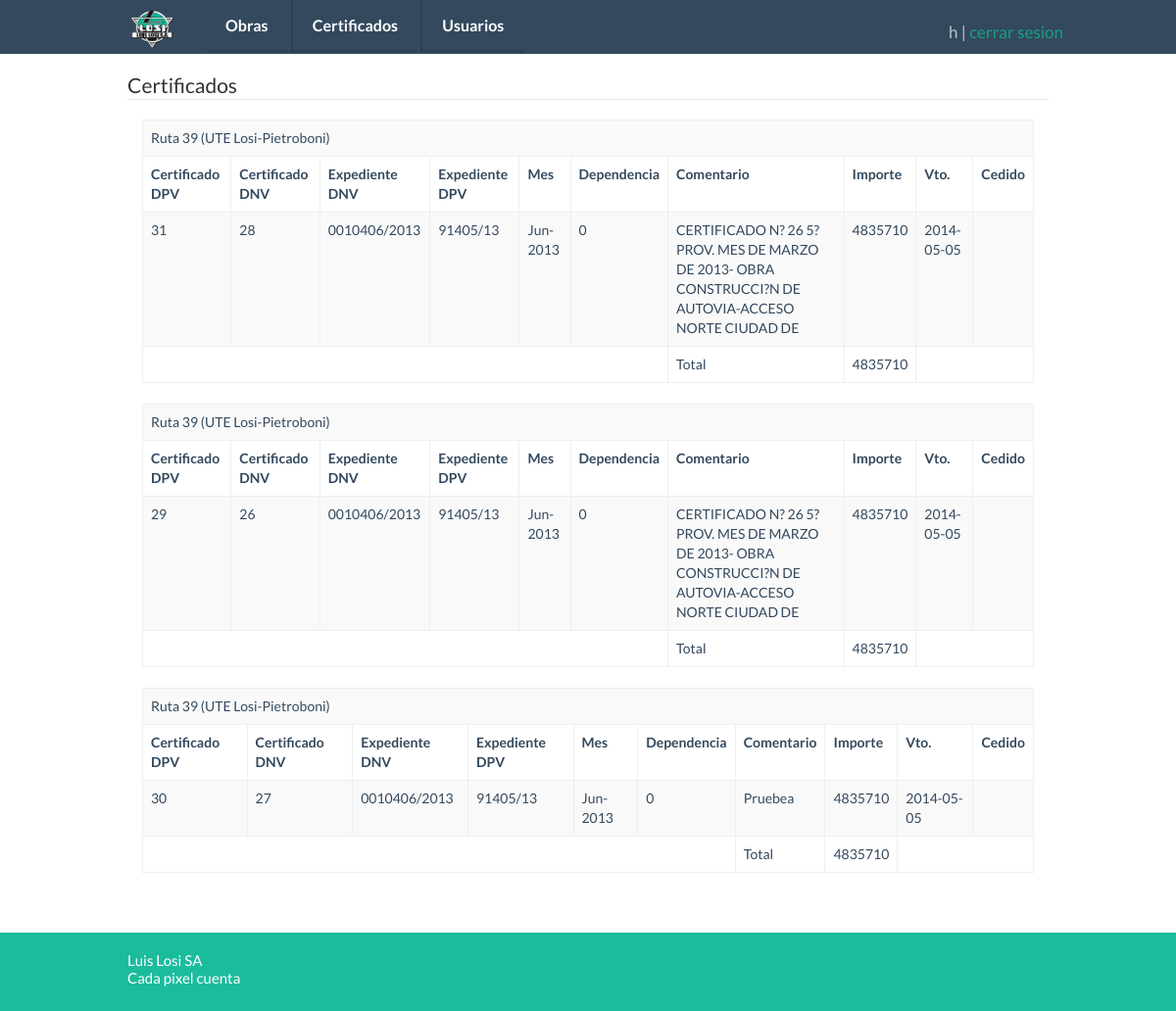
Screenshot of /listaCertificado/index.php (signed in) with the database file from the repository.
### tables this page shows
CREATE TABLE `expediente` (
  `idexpediente` int(10) unsigned NOT NULL AUTO_INCREMENT,
  `idCertificacion` int(10) unsigned NOT NULL,
  `certDpv` varchar(25) DEFAULT NULL,
  `certDnv` varchar(25) DEFAULT NULL,
  `expDpv` varchar(15) DEFAULT NULL,
  `expDnv` varchar(15) DEFAULT NULL,
  `mes` varchar(30) DEFAULT NULL,
  `dependencia` smallint(5) DEFAULT NULL,
  `comentario` varchar(100) DEFAULT NULL,
  `importe` float DEFAULT NULL,
  `vencimiento` date DEFAULT NULL,
  `cedido` varchar(100) DEFAULT NULL,
  `finalizado` char(1) DEFAULT 'N',
  PRIMARY KEY (`idexpediente`),
  KEY `FK_expediente_1` (`idCertificacion`),
  CONSTRAINT `FK_expediente_1` FOREIGN KEY (`idCertificacion`) REFERENCES `certificacion` (`id`) ON DELETE CASCADE ON UPDATE CASCADE
);

### clases/ActiveRecord/ActiveRecordAbstractFactory.php (called while the page is built, shortened)
<?php
require_once "MysqlActiveRecordAbstractFactory.php";
abstract class ActiveRecordAbstractFactory {
    public static function getActiveRecordFactory($motor = self::MYSQL) {
        switch ($motor) {
        case self::MYSQL:
            return new MysqlActiveRecordAbstractFactory();
        }
    }
}
?>

### clases/ActiveRecord/MysqlActiveRecordAbstractFactory.php (called while the page is built, shortened)
<?php
require_once '../clases/ActiveRecord/ActiveRecordAbstractFactory.php';
require_once '../clases/ActiveRecord/MysqlObrasEjecutadasActiveRecord.php';
require_once '../clases/ActiveRecord/MysqlExpedienteActiveRecord.php';
class MysqlActiveRecordAbstractFactory extends ActiveRecordAbstractFactory
{
   public function getExpedienteActiveRecord() {
      return new MysqlExpedienteActiveRecord();
   }
}

### clases/ActiveRecord/MysqlExpedienteActiveRecord.php (called while the page is built, shortened)
<?php
include_once '../clases/ValueObject/ExpedienteValueObject.php';
class MysqlExpedienteActiveRecord implements ActiveRecord {
    public function buscarPorExpediente($oValueObject) {
        $sql = "SELECT * FROM expediente WHERE idexpediente = "
                . $oValueObject->getIdexpediente();
        $resultado = mysql_query($sql);
        if($resultado){
            $aExpediente = array();
            while ($fila = mysql_fetch_object($resultado)){
                $oExpediente = new ExpedienteValueObject();
                $oExpediente->setIdexpediente($fila->idexpediente);
                $oExpediente->setIdCertificacion($fila->idCertificacion);
                $oExpediente->setCertDpv($fila->certDpv);
                $oExpediente->setCertDnv($fila->certDnv);
                $oExpediente->setExpDpv($fila->expDpv);
                $oExpediente->setExpDnv($fila->expDnv);
                $oExpediente->setMes($fila->mes);
                $oExpediente->setDependencia($fila->dependencia);
                $oExpediente->setComentario($fila->comentario);
                $oExpediente->setImporte($fila->importe);
                $oExpediente->setVencimiento($fila->vencimiento);
                $oExpediente->setCedido($fila->cedido);
                $aExpediente[] = $oExpediente;
            }
            return $aExpediente;
        } else {
            return false;
        }
    }
    public function buscarIdExpedientes() {
        $sql = "SELECT DISTINCT(idexpediente) "
                . "FROM expediente "
                . "WHERE EXISTS ("
                . "SELECT DISTINCT(idCertificacion) "
                . "FROM expediente WHERE finalizado = 'N');";
        $resultado = mysql_query($sql);
        if($resultado){
            $aExpediente = array();
            while ($fila = mysql_fetch_object($resultado)){
                $oExpediente = new ExpedienteValueObject();
                $oExpediente->setIdexpediente($fila->idexpediente);
                $aExpediente[] = $oExpediente;
            }
            return $aExpediente;
        } else {
            return false;
        }
    }
}

### clases/ValueObject/ExpedienteValueObject.php (called while the page is built, shortened)
<?php
class ExpedienteValueObject {
    private $idexpediente, $idCertificacion, $certDpv, $certDnv, $expDpv, $expDnv;
    private $mes, $dependencia, $comentario, $importe, $vencimiento, $cedido, $finalizado;
    public function getIdexpediente() {
        return $this->idexpediente;
    }
    public function getCertDpv() {
        return $this->certDpv;
    }
    public function getCertDnv() {
        return $this->certDnv;
    }
    public function getExpDpv() {
        return $this->expDpv;
    }
    public function getExpDnv() {
        return $this->expDnv;
    }
    public function getMes() {
        return $this->mes;
    }
    public function getDependencia() {
        return $this->dependencia;
    }
    public function getComentario() {
        return $this->comentario;
    }
    public function getImporte() {
        return $this->importe;
    }
    public function getVencimiento() {
        return $this->vencimiento;
    }
    public function setIdexpediente($idexpediente) {
        $this->idexpediente = $idexpediente;
    }
    public function setCertDpv($certDpv) {
        $this->certDpv = $certDpv;
    }
    public function setCertDnv($certDnv) {
        $this->certDnv = $certDnv;
    }
    public function setExpDpv($expDpv) {
        $this->expDpv = $expDpv;
    }
    public function setExpDnv($expDnv) {
        $this->expDnv = $expDnv;
    }
    public function setMes($mes) {
        $this->mes = $mes;
    }
    public function setDependencia($dependencia) {
        $this->dependencia = $dependencia;
    }
    public function setComentario($comentario) {
        $this->comentario = $comentario;
    }
    public function setImporte($importe) {
        $this->importe = $importe;
    }
    public function setVencimiento($vencimiento) {
        $this->vencimiento = $vencimiento;
    }
}

### listaCertificado/index.php (the view, shortened to what this page needs)
<?php
require_once '../clases/ActiveRecord/ActiveRecordAbstractFactory.php';
$oMysql = ActiveRecordAbstractFactory::getActiveRecordFactory(ActiveRecordAbstractFactory::MYSQL);
$oMysql->conectar();
?>
<!DOCTYPE html>
<html>
    <head>
        <?php include_once "../includes/php/estilos.php"; ?>
    </head>
    <body>
        <?php
        include_once "../includes/php/header.php";
        $oMysqlExpediente = $oMysql->getExpedienteActiveRecord();
        $oExpediente = $oMysqlExpediente->buscarIdExpedientes();
        ?>
        <div class="container">
            <legend>Certificados</legend>
            <div class="form-group col-lg-12">
                <?php
                foreach ($oExpediente as $expe) {
                ?>
                <table class="table table-striped table-bordered table-hover">
                    <tr>
                        <td colspan="10">Ruta 39 (UTE Losi-Pietroboni)</td>
                    </tr>
                    <tr>
                        <th>Certificado DPV</th>
                        <th>Certificado DNV</th>
                        <th>Expediente DNV</th>
                        <th>Expediente DPV</th>
                        <th>Mes</th>
                        <th>Dependencia</th>
                        <th>Comentario</th>
                        <th>Importe</th>
                        <th>Vto.</th>
                        <th>Cedido</th>
                    </tr>
                    <?php
                    $total = 0;
                    $oExpediente1 = new ExpedienteValueObject();
                    $oExpediente1->setIdexpediente($expe->getIdexpediente());
                    $oExpediente1 = $oMysqlExpediente->buscarPorExpediente($oExpediente1);
                    foreach ($oExpediente1 as $expediente) {
                    ?>
                    <tr>
                        <td><?php echo $expediente->getCertDpv(); ?></td>
                        <td><?php echo $expediente->getCertDnv(); ?></td>
                        <td><?php echo $expediente->getExpDnv(); ?></td>
                        <td><?php echo $expediente->getExpDpv(); ?></td>
                        <td><?php echo $expediente->getMes(); ?></td>
                        <td><?php echo $expediente->getDependencia(); ?></td>
                        <td><?php echo $expediente->getComentario(); ?></td>
                        <td><?php echo $expediente->getImporte(); $total += $expediente->getImporte(); ?></td>
                        <td><?php echo $expediente->getVencimiento(); ?></td>
                        <td><?php echo $expediente->getCedido(); ?></td>
                    </tr>
                    <?php
                    }
                    ?>
                    <tr>
                        <td colspan="6"></td>
                        <td>Total</td>
                        <td><?php echo $total; ?></td>
                        <td colspan="2"></td>
                    </tr>
                </table>
                <?php
                }
                ?>
            </div>
        </div>
        <?php include_once "../includes/php/footer.php";?>
    </body>
</html>

### css/flat-ui.css (style rules this page uses)
body { font-family: 'Lato', Helvetica, Arial, sans-serif; font-size: 14px; line-height: 1.231; color: #34495e; background-color: #ffffff; }
.form-group { position: relative; margin-bottom: 20px; }
.form-group { position: relative; }

### css/demo.css (style rules this page uses)
.container { max-width: 970px !important; }

### css/otros-estilos.css (style rules this page uses)
table { max-width: 100%; background-color: transparent; }
th { text-align: left; }
.table { width: 100%; margin-bottom: 21px; }
.table > thead > tr > th, .table > tbody > tr > th, .table > tfoot > tr > th, .table > thead > tr > td, .table > tbody > tr > td, .table > tfoot > tr > td { padding: 8px; line-height: 1.428571429; vertical-align: top; border-top: 1px solid #ecf0f1; }
.table-bordered { border: 1px solid #ecf0f1; }
.table-bordered > thead > tr > th, .table-bordered > tbody > tr > th, .table-bordered > tfoot > tr > th, .table-bordered > thead > tr > td, .table-bordered > tbody > tr > td, .table-bordered > tfoot > tr > td { border: 1px solid #ecf0f1; }
.table-striped > tbody > tr:nth-child(odd) > td, .table-striped > tbody > tr:nth-child(odd) > th { background-color: #f9f9f9; }
* { margin: 0; }
html, body { height: 100%; }
.container { min-height: 100%; height: auto !important; height: 100%; margin: 0 auto -40px; }

### rows the page displays
expediente: certDpv "31", certDnv "28", expDnv "0010406/2013", expDpv "91405/13", mes "Jun-2013", dependencia "0", comentario "CERTIFICADO N? 26 5? PROV. MES DE MARZO DE 2013- OBRA CONSTRUCCI?N DE AUTOVIA-ACCESO NORTE CIUDAD DE", importe "4835710", vencimiento "2014-05-05"
expediente: certDpv "29", certDnv "26", expDnv "0010406/2013", expDpv "91405/13", mes "Jun-2013", dependencia "0", comentario "CERTIFICADO N? 26 5? PROV. MES DE MARZO DE 2013- OBRA CONSTRUCCI?N DE AUTOVIA-ACCESO NORTE CIUDAD DE", importe "4835710", vencimiento "2014-05-05"
expediente: certDpv "30", certDnv "27", expDnv "0010406/2013", expDpv "91405/13", mes "Jun-2013", dependencia "0", comentario "Pruebea", importe "4835710", vencimiento "2014-05-05"

### other values shown
$_SESSION['nombre'] "h"
$total "4835710"
